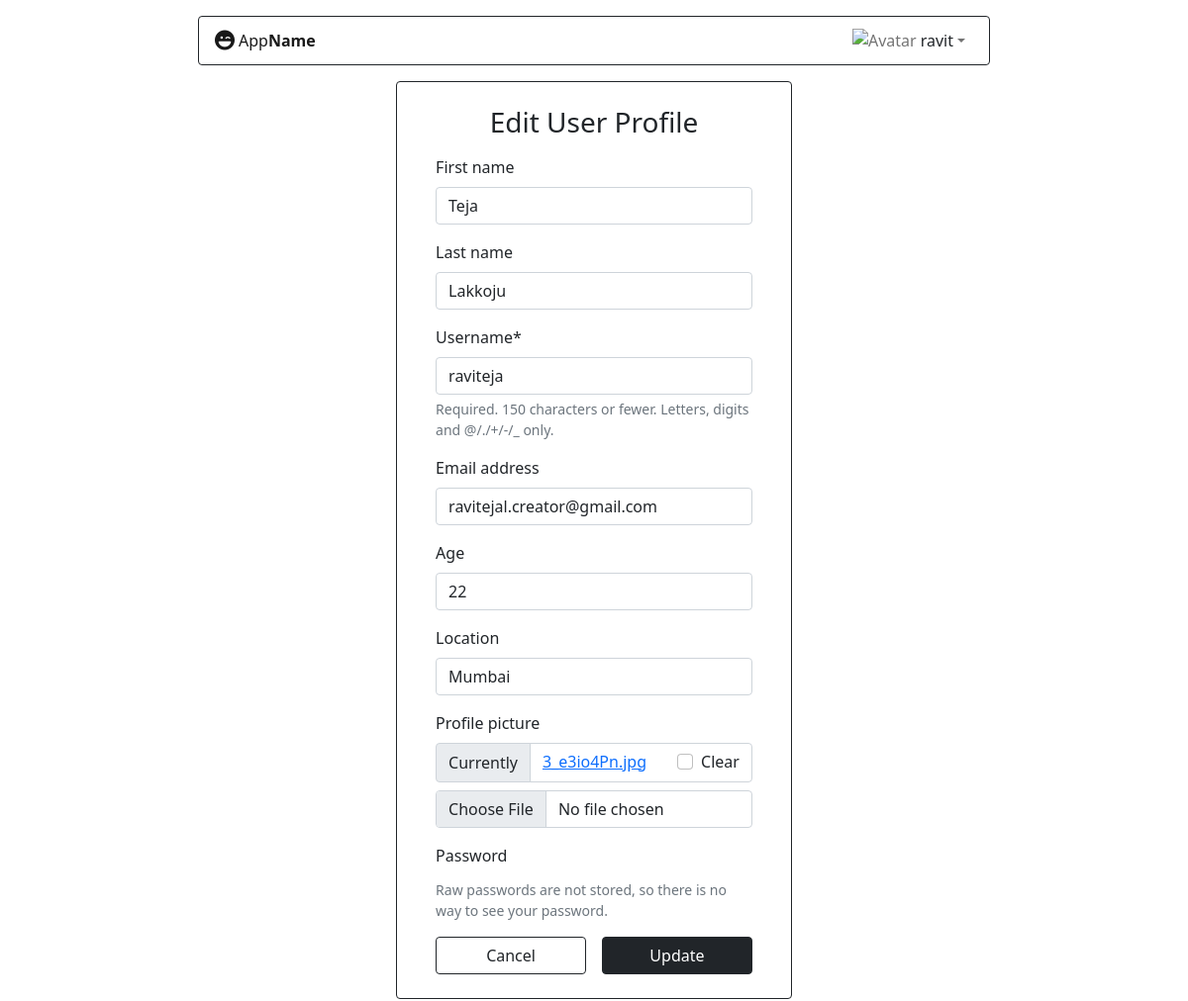
Screenshot of /users/16/update (signed in) with the database file from the repository.
### authentication/models.py (models this page shows)
class User(AbstractUser):
	location = models.CharField(max_length=255, null=True)
	profile_picture = models.ImageField(blank=True)
	age = models.IntegerField(null=True)
	is_subscribed = models.BooleanField(default=False)

### users/views.py (the view)
# urls.py: path('<user_id>/update', views.update_user_profile, name='updateuserprofile'),
def update_user_profile(request, user_id):
	user = User.objects.get(id=user_id)
	if request.method == 'POST':
		form = UpdateUserForm(request.POST, request.FILES, instance=user)
		print(len(request.FILES))
		if form.is_valid():
			form.save()
			return redirect('users:getuserprofile', user_id)
	else:
		form = UpdateUserForm(instance=user)
	return render(request, 'users/edit-user-profile.html', {'form': form})

### users/forms.py
class UpdateUserForm(UserChangeForm):
    age = forms.IntegerField(required=False, widget=forms.NumberInput(attrs={'class': 'form-control'}))
    location = forms.CharField(required=False, widget=forms.TextInput(attrs={'class': 'form-control'}))
    class Meta:
        model = User
        fields = ['first_name', 'last_name', 'username', 'email',  'age', 'location', 'profile_picture']
        widgets = {
            'first_name': forms.TextInput(attrs={'class': 'form-control w-100'}),
            'last_name': forms.TextInput(attrs={'class': 'form-control'}),
            'username': forms.TextInput(attrs={'class': 'form-control'}),
            'email': forms.EmailInput(attrs={'class': 'form-control'}),
        }
    def __init__(self, *args, **kwargs):
        super(UpdateUserForm, self).__init__(*args, **kwargs)
        self.fields['password'].help_text = 'Raw passwords are not stored, so there is no way to see your password.'

### users/templates/users/edit-user-profile.html (shortened to what this page needs)
{% extends "base.html" %}
{% load crispy_forms_tags %}
{% block content %}
<div class="m-auto col-lg-4 col-md-8 col-11 border border-dark rounded px-2 py-4 my-3">
    <div class="container position-relative h-25 d-flex flex-column justify-content-center align-items-center" style="width:90%; min-height: 100px;">
    	<h3 class="text-center mb-3">Edit User Profile</h3>
    	<form method="POST" action="{% url 'users:updateuserprofile' user.id %}" enctype="multipart/form-data">
	        {{ form | crispy}}
	        <div class="text-center p-0 w-100 d-flex">
	        	<a class="btn btn-outline-dark w-50 me-3" href="{% url 'users:getuserprofile' user.id %}">Cancel</a>
	        	<button name="submit" class="btn btn-dark w-50">Update</button>
	        </div>
	    </form>
    </div>
</div>
{% endblock content %}

### templates/app/base.html (shortened to what this page needs)
<!doctype html>
<html lang="en">
    <head>
        <link href="https://cdn.jsdelivr.net/npm/bootstrap@5.0.2/dist/css/bootstrap.min.css" rel="stylesheet">
        <link href="https://cdn.jsdelivr.net/npm/bootstrap-icons@1.5.0/font/bootstrap-icons.css" rel="stylesheet">
        {% load static %}
        <link rel="stylesheet" href="{% static 'css/main.css' %}">
    </head>
    <body>
        <nav class="navbar navbar-expand-xl navbar-light bg-none border border-dark mt-3 mb-3 col-lg-8 col-md-10 col-11 mx-auto rounded p-1">
            <div class="container">
                <div class="d-flex justify-content-between align-items-center">
                    <a href="{% url 'authentication:index' %}" class="navbar-brand fs-5 d-flex align-items-center"><i class="fa-solid fa-face-laugh-wink me-1"></i> <span class="fs-6">App<b>Name</b></span></a>
                </div>
                <div id="navbarNav">
                    <ul class="navbar-nav ml-auto">
                        {% if user.is_authenticated %}
                            <div class="nav-item dropdown position-relative">
                              <a class="nav-link dropdown-toggle user-action cursor-pointer d-flex align-items-center" data-bs-toggle="dropdown" aria-expanded="false">
                                {% if user.profile_picture %}
                                    <img src="{{user.profile_picture.url}}" class="rounded" alt="Avatar" height="24px">
                                {% else %}
                                    <img src="https://i.pinimg.com/736x/89/90/48/899048ab0cc455154006fdb9676964b3.jpg" class="avatar" alt="Avatar" height="24px">
                                {% endif %}
                                <span class="ms-1 fs-6 text-dark">
                                    {{user.username}}
                                </span>
                              </a>
                            </div>
                        {% else %}
                            <li class="nav-item">
                                <a class="nav-link fs-5 text-dark" href="{% url 'authentication:login' %}"><i class="fa-solid fa-right-to-bracket"></i></a>
                            </li>
                        {% endif %}
                    </ul>
                </div>
            </div>
        </nav>
        {%block content%}
        {%endblock content%}
    </body>
</html>

### rows the page displays
User: username "ravit"
User: first_name "Teja", last_name "Lakkoju", username "raviteja", email "ravitejal.creator@gmail.com", age "22", location "Mumbai"
